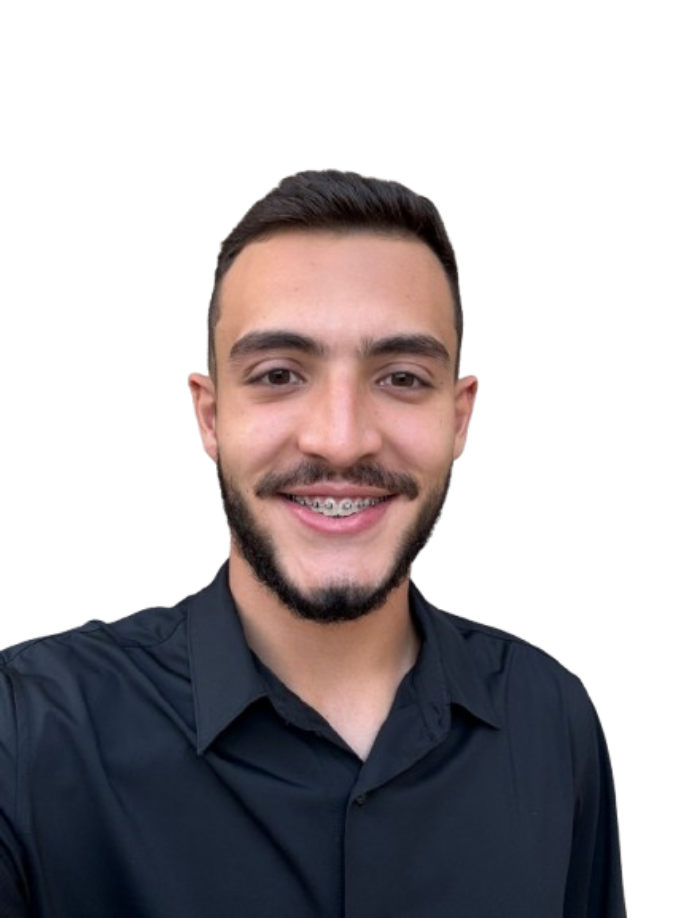
#> input picture v3/tools/source/foto_recorte.png, 688 x 918 px
$ python build_about_photo.py
#> lines starting #> are read from the running program, lines starting #| are printed output that depends on the picture
"""Gera as fotos do "Sobre" (public/about/), com transparência:

- photo.webp    ← tools/source/foto_recorte.png (a foto já sem fundo, 688x918)
- photo-hd.webp ← tools/source/foto_minha.jpeg (a original, 1200x1600, mais
  nítida), recortada com o mesmo recorte da foto_recorte.png (é a mesma foto,
  então o recorte dela serve de máscara, ampliado)

Qual delas aparece no site: `photo` em src/components/about/config.ts.

As fotos ficam cruas (cores originais). O único ajuste é o escurecimento da
parte de baixo, para a pessoa parecer flutuar no escuro (o site ainda esfuma a
borda de baixo com uma máscara, em About.module.css).

Uso (dentro de v3/):  python tools/build_about_photo.py
"""

from pathlib import Path

import numpy as np
from PIL import Image

ROOT = Path(__file__).resolve().parent.parent
SOURCE = ROOT / "tools" / "source"
CUTOUT = SOURCE / "foto_recorte.png"
ORIGINAL = SOURCE / "foto_minha.jpeg"
OUT_DIR = ROOT / "public" / "about"

# ===== Escurecimento embaixo =====
BOTTOM_START = 0.62  # a partir de que altura começa a escurecer (0 = topo, 1 = base)
BOTTOM_DARK = 0.85  # quanto escurece na base (0 = nada, 1 = preto)


def smoothstep(a, b, x):
    t = np.clip((x - a) / (b - a), 0.0, 1.0)
    return t * t * (3 - 2 * t)


def finish(img, alpha, out, size):
    """img: RGB 0..1, alpha: 0..1 (mesmo tamanho). Escurece embaixo e salva."""
    h = img.shape[0]
    v = (np.arange(h, dtype=np.float32) / h)[:, None, None]
    # escurece em luz linear, e volta para sRGB
    lin = img**2.2
    lin *= 1.0 - BOTTOM_DARK * smoothstep(BOTTOM_START, 1.0, v)
    rgb = np.clip(lin, 0, 1) ** (1 / 2.2)
    result = np.dstack([rgb, alpha])
    im = Image.fromarray((result * 255).astype(np.uint8), "RGBA").resize(size, Image.LANCZOS)
    im.save(out, "WEBP", quality=92, method=6)
    print(f"ok: {out.relative_to(ROOT)} {im.size}")


def main():
    OUT_DIR.mkdir(parents=True, exist_ok=True)
    cut = Image.open(CUTOUT).convert("RGBA")
#> cut is the input picture: PIL image 688x918 RGBA; mean R, G, B, A 37.2, 32, 34.2, 113

    # 1) a recortada (como antes)
    rgba = np.asarray(cut).astype(np.float32) / 255.0
    finish(rgba[..., :3], rgba[..., 3], OUT_DIR / "photo.webp", (900, 1200))
#> in finish, `lin = img**2.2`:
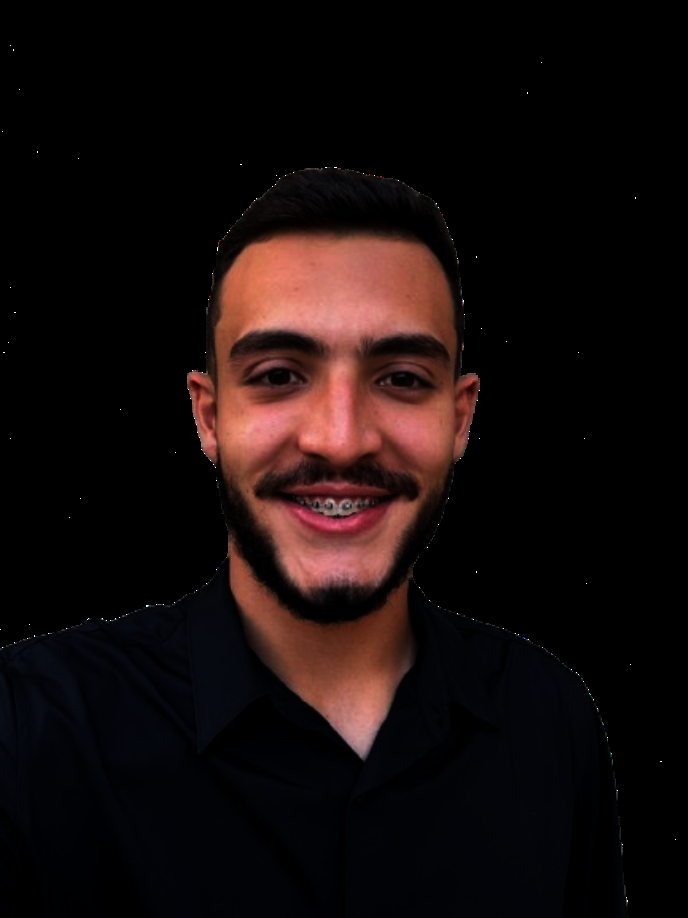
#> lin: shape (918, 688, 3) float32; mean of channels 0, 1, 2 0.0846, 0.0488, 0.0464; drawn as R, G, B
#> in finish, `rgb = np.clip(lin, 0, 1) ** (1 / 2.2)`:
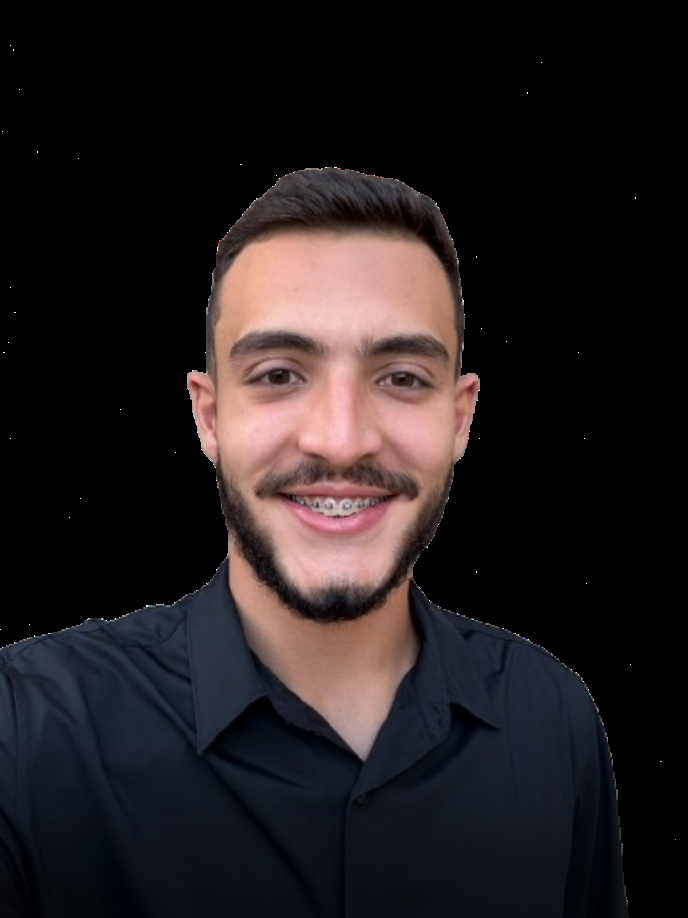
#> rgb: shape (918, 688, 3) float32; mean of channels 0, 1, 2 0.136, 0.113, 0.117; drawn as R, G, B
#> in finish, `result = np.dstack([rgb, alpha])`:
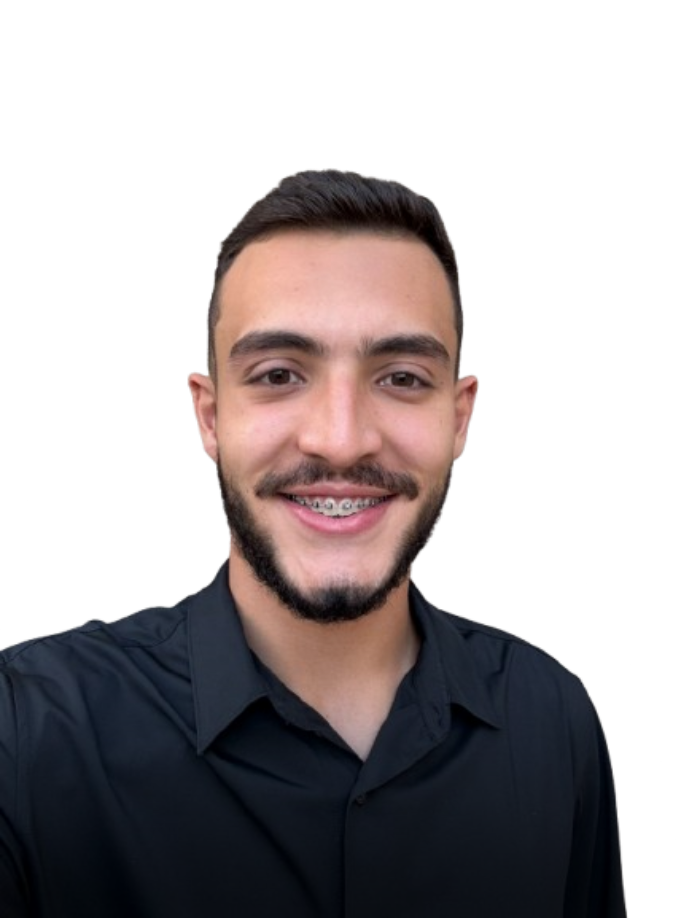
#> result: shape (918, 688, 4) float32; mean of channels 0, 1, 2, 3 0.136, 0.113, 0.117, 0.443; transparent parts drawn white
#| ok: public/about/photo.webp (900, 1200)

    # 2) a original em alta, com o recorte da de cima ampliado como máscara
    orig = Image.open(ORIGINAL).convert("RGB")
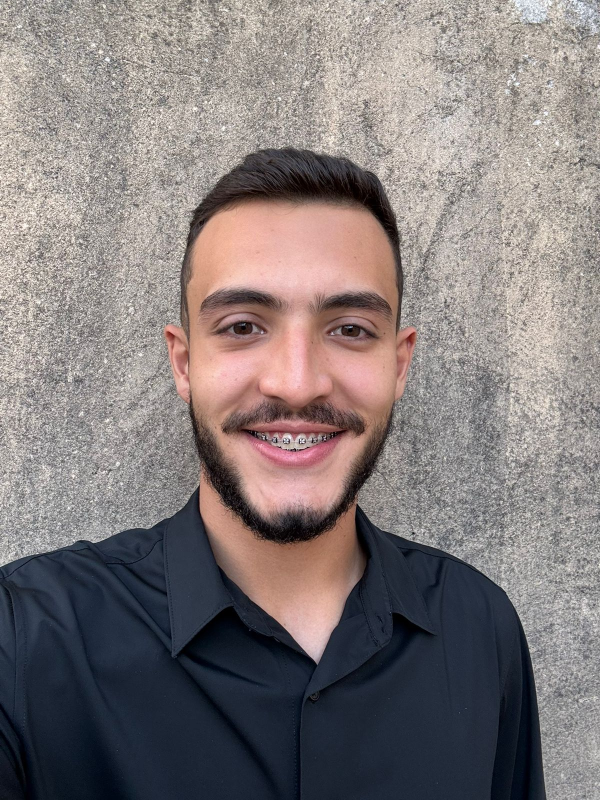
#> input picture v3/tools/source/foto_minha.jpeg, 1200 x 1600 px (shown at 1/2 size)
#> orig is the input picture: PIL image 1200x1600 RGB; mean R, G, B 130.7, 122.4, 122.1
    mask = cut.getchannel("A").resize(orig.size, Image.BICUBIC)
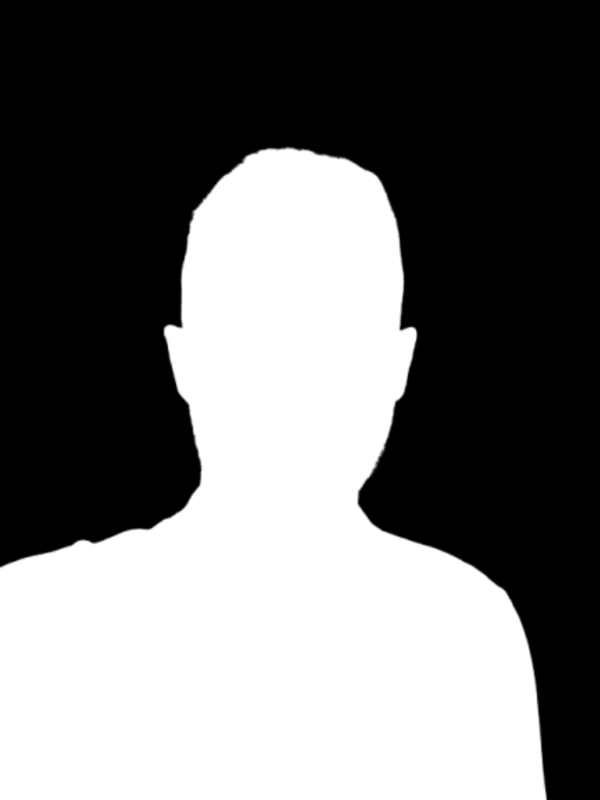
#> mask: PIL image 1200x1600 L (shown at 1/2 size); min 0, max 255, mean 113
    img = np.asarray(orig).astype(np.float32) / 255.0
    alpha = np.asarray(mask).astype(np.float32) / 255.0
    # a borda ampliada fica um pouco mole: firma de leve (sem serrilhar)
    alpha = smoothstep(0.08, 0.92, alpha)
    finish(img, alpha, OUT_DIR / "photo-hd.webp", orig.size)
#> call 2 of finish, with size = (1200, 1600)
#> in finish (call 2), `lin *= 1.0 - BOTTOM_DARK * smoothstep(BOTTOM_START, 1.0, v)`:
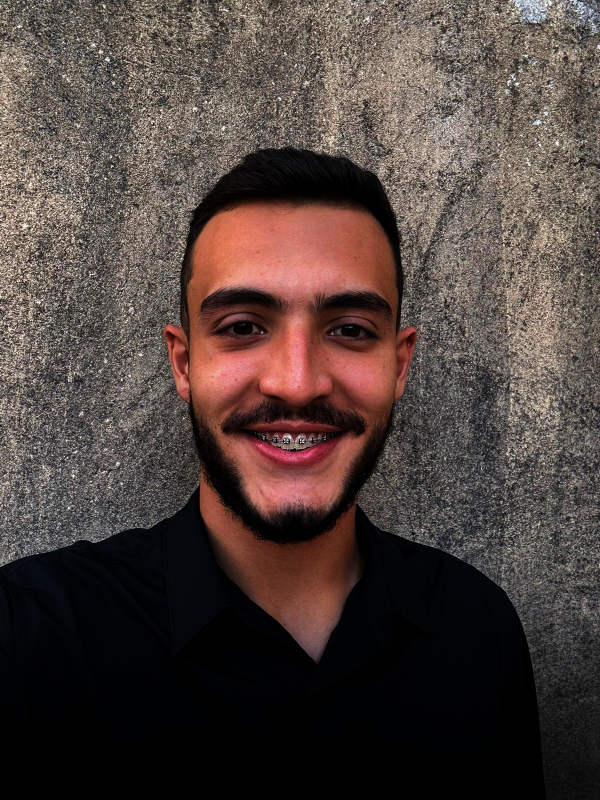
#> lin: shape (1600, 1200, 3) float32 (shown at 1/2 size); mean R, G, B 0.311, 0.259, 0.242
#> in finish (call 2), `rgb = np.clip(lin, 0, 1) ** (1 / 2.2)`:
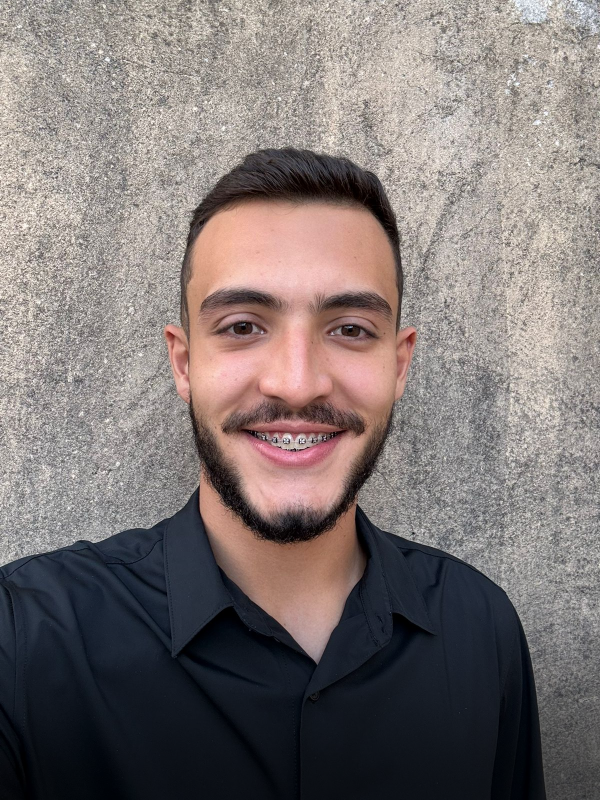
#> rgb: shape (1600, 1200, 3) float32 (shown at 1/2 size); mean R, G, B 0.496, 0.461, 0.456
#| ok: public/about/photo-hd.webp (1200, 1600)


if __name__ == "__main__":
    main()
